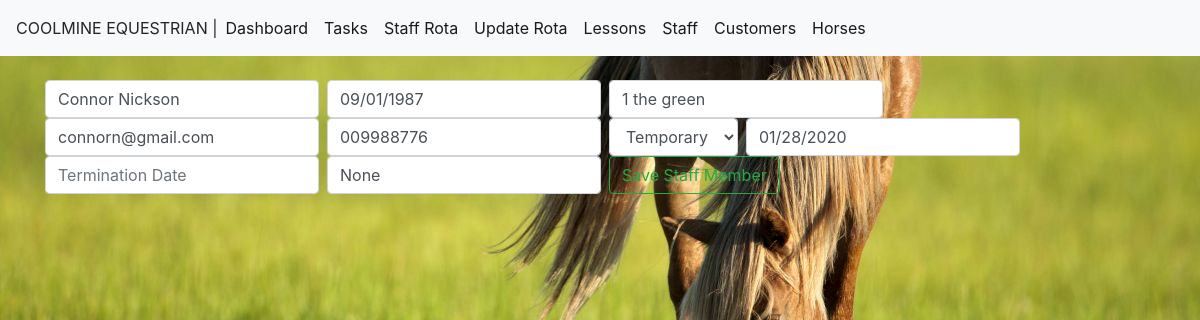
Before: /editstaff/31 with the older database file.
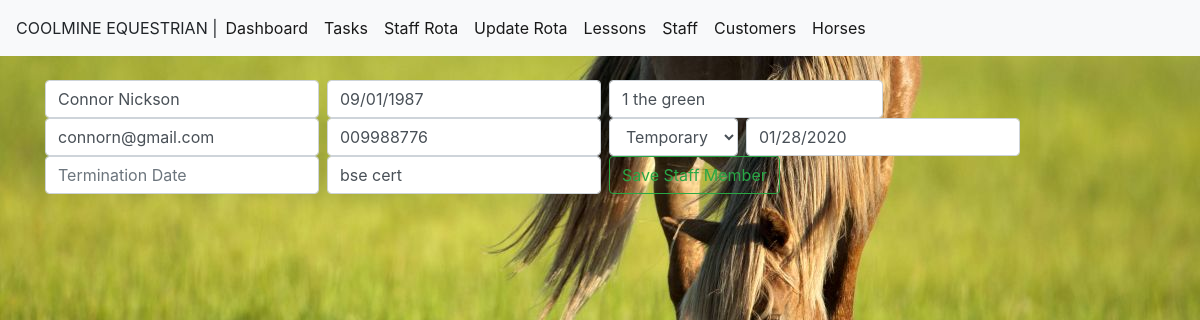
After: the same page with the newer database file.
### module_task/models.py (models this page shows, shortened)
class StaffList(models.Model):
    staffname= models.CharField(max_length=50)
    staffdob=models.DateField(blank=True, null=True)
    staffaddress= models.CharField(max_length=200,blank=True, null=True)
    staffemail= models.EmailField(blank=True, null=True)
    staffphone=models.CharField(max_length=30,blank=True, null=True)
    staffcontract = models.CharField(null=True,max_length=20)
    startdate=models.DateField(blank=True, null=True)
    termindate =models.DateField(blank=True, null=True)
    staffqual =models.CharField(max_length=250, blank=True,null=True)

### module_task/views.py (the view)
# urls.py: path('editstaff/<staff_id>', views.editstaff, name='editstaff'),
def editstaff(request, staff_id):
    if request.method == 'POST':
        staff = StaffList.objects.get(pk=staff_id)
        form = StaffListForm(request.POST or None, instance=staff)
        form.save()
        messages.success(request, ('Staff member has been modified!'))
        return redirect('staff')
    else:
        staff = StaffList.objects.get(pk=staff_id)
        return render(request,'editstaff.html',{'staff': staff})

### module_task/templates/editstaff.html (shortened to what this page needs)
{%extends 'base.html'%}
{% block content %}
    {% if staff %}
<form class="form-inline my-2 my-lg-0" method="POST">{% csrf_token %}
  <input class="form-control mr-sm-2" type="add" placeholder="Staff Name" value="{{staff.staffname}}"aria-label="Add" name="staffname">
  <input class="form-control mr-sm-2" type="text" placeholder="Date of Birth" value="{{staff.staffdob|date:"SHORT_DATE_FORMAT"}}" aria-label="Add" name="staffdob">
  <input class="form-control mr-sm-2" type="add" placeholder="Address" value="{{staff.staffaddress}}" aria-label="Add" name="staffaddress">
  <input class="form-control mr-sm-2" type="add" placeholder="Email" value="{{staff.staffemail}}"aria-label="Add" name="staffemail">
  <input class="form-control mr-sm-2" type="add" placeholder="Phone" value="{{staff.staffphone}}" aria-label="Add" name="staffphone">
  <select class="form-control mr-sm-2"  placeholder="Contract Type"  name="staffcontract"> <option value="Temporary">Temporary</option>
  <option value="Permanent">Permanent</option> </select>
  <input class="form-control mr-sm-2" type="text" placeholder="Start Date" value="{{staff.startdate|date:"SHORT_DATE_FORMAT"}}" aria-label="Add" name="startdate">
  <input class="form-control mr-sm-2" type="text" placeholder="Termination Date" value="{{staff.termindate|date:"SHORT_DATE_FORMAT"}}" aria-label="Add" name="termindate">
  <input class="form-control mr-sm-2" type="add" placeholder="Qualifications" value="{{staff.staffqual}}" aria-label="Add" name="staffqual">
  <button class="btn btn-outline-success my-2 my-sm-0" type="submit">Save Staff Member</button>
</form>
    {% endif %}
{% endblock %}

Changed rows visible on the page:
changed StaffList "Connor Nickson": staffqual "None" → "bse cert"
